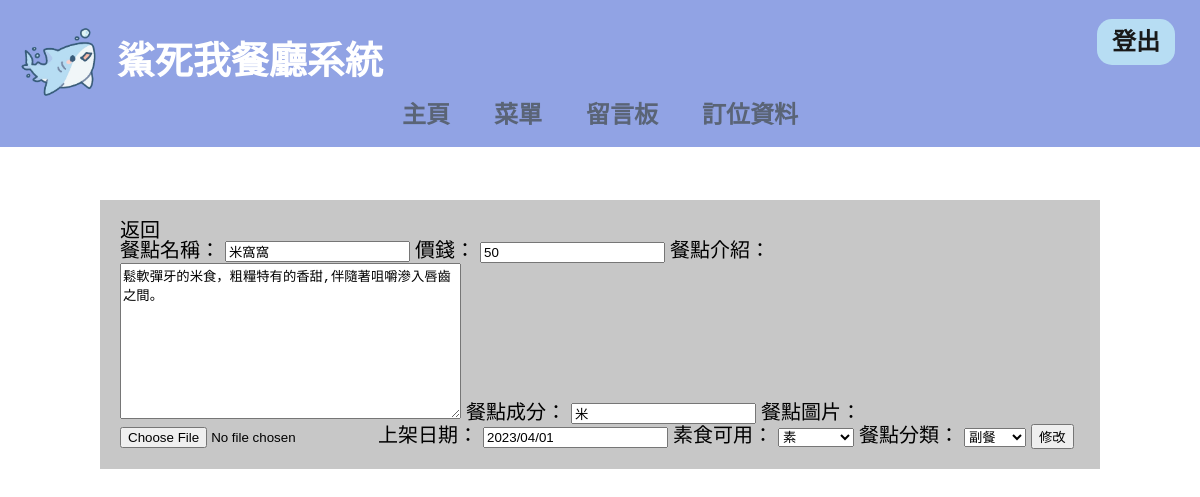
Screenshot of /menu/38 (signed in) with the database file from the repository.
### customer/models.py (models this page shows)
class Menu(models.Model):
    name=models.CharField(max_length=100)
    price=models.IntegerField()
    introduce=models.TextField(max_length=500)
    allergy=models.CharField(null=True, max_length=100)
    image = models.ImageField(upload_to='image/', blank=False, null=False)
    listingDate=models.DateField(default=timezone.now())
    isVegetarian=models.ForeignKey(Vegetarian, on_delete=models.CASCADE)
    isSale=models.BooleanField(default=True)
    classification=models.ForeignKey(Classification, on_delete=models.CASCADE)

class Vegetarian(models.Model):
    name=models.CharField(max_length=50)
    def __str__(self):
        return self.name

class Classification(models.Model):
    name=models.CharField(max_length=50)
    def __str__(self):
        return self.name

### customer/views.py (the view)
# urls.py: path('menu/<int:menu_id>', menuById, name='menu'), #單一菜單
def menuById(request, menu_id):
    if Menu.objects.filter(id=menu_id).exists():
        menu=Menu.objects.get(id=menu_id)
        if request.user.is_superuser:
            form=MenuForm(instance=menu)
            if request.method=='POST':
                form=MenuForm(request.POST, request.FILES, instance=menu)
                if form.is_valid():
                    form.save()
                    msg="修改完成"
            return render(request, 'menuModify.html', locals())
        recommendation=Menu.objects.filter(listingDate__lte=timezone.now(),isSale=True).exclude(id=menu_id).order_by('?')
        recommendation=recommendation[:min(len(recommendation), 4)]
        return render(request,'menu.html',locals())
    return redirect('/')

### customer/forms.py
class MenuForm(forms.ModelForm):
    class Meta:
        model = Menu
        fields = ['name', 'price', 'introduce', 'allergy', 'image', 'listingDate',
                   'isVegetarian', 'classification']
        widgets = {
            'image' : forms.FileInput(attrs={'class': 'form-control-file'}),
            'listingDate':forms.DateInput()
        }
        labels = {
            'name':'餐點名稱',
            'price':'價錢',
            'introduce':'餐點介紹',
            'allergy':'餐點成分',
            'image':'餐點圖片',
            'listingDate':'上架日期',
            'isVegetarian':'素食可用',
            'classification':'餐點分類'
        }

### template/html/menuModify.html (shortened to what this page needs)
<!DOCTYPE html>
<html lang="en">
  <head>
    <link rel="stylesheet" href="/static/CSS/menuModify.css" />
  </head>
  <body>
    {% include 'header.html' %}
    <div class="acard2">
      <a class="btnBack2" onclick="history.back();">返回</a>
      <div class="deviedModify">
        <div>
          <form
            action="/menu/{{ menu.id }}"
            enctype="multipart/form-data"
            method="post"
          >
            {% csrf_token %} {{ form }}
            <input type="submit" value="修改" />
          </form>
        </div>
      </div>
    </div>
  </body>
</html>

### static/CSS/menuModify.css (style rules this page uses)
.acard2 { position: relative; background-color: rgb(199, 199, 199); margin: 200px 100px 100px; padding: 20px; z-index: 1; font-size: 20px; }
.deviedModify { display: flex; }

### static/CSS/header.css (style rules this page uses)
.head { width: 100%; }

### rows the page displays
Menu: name "米窩窩", price "50", introduce "鬆軟彈牙的米食，粗糧特有的香甜,伴隨著咀嚼滲入唇齒之間。", allergy "米", listingDate "2023/04/01", isVegetarian "素", classification "副餐"
